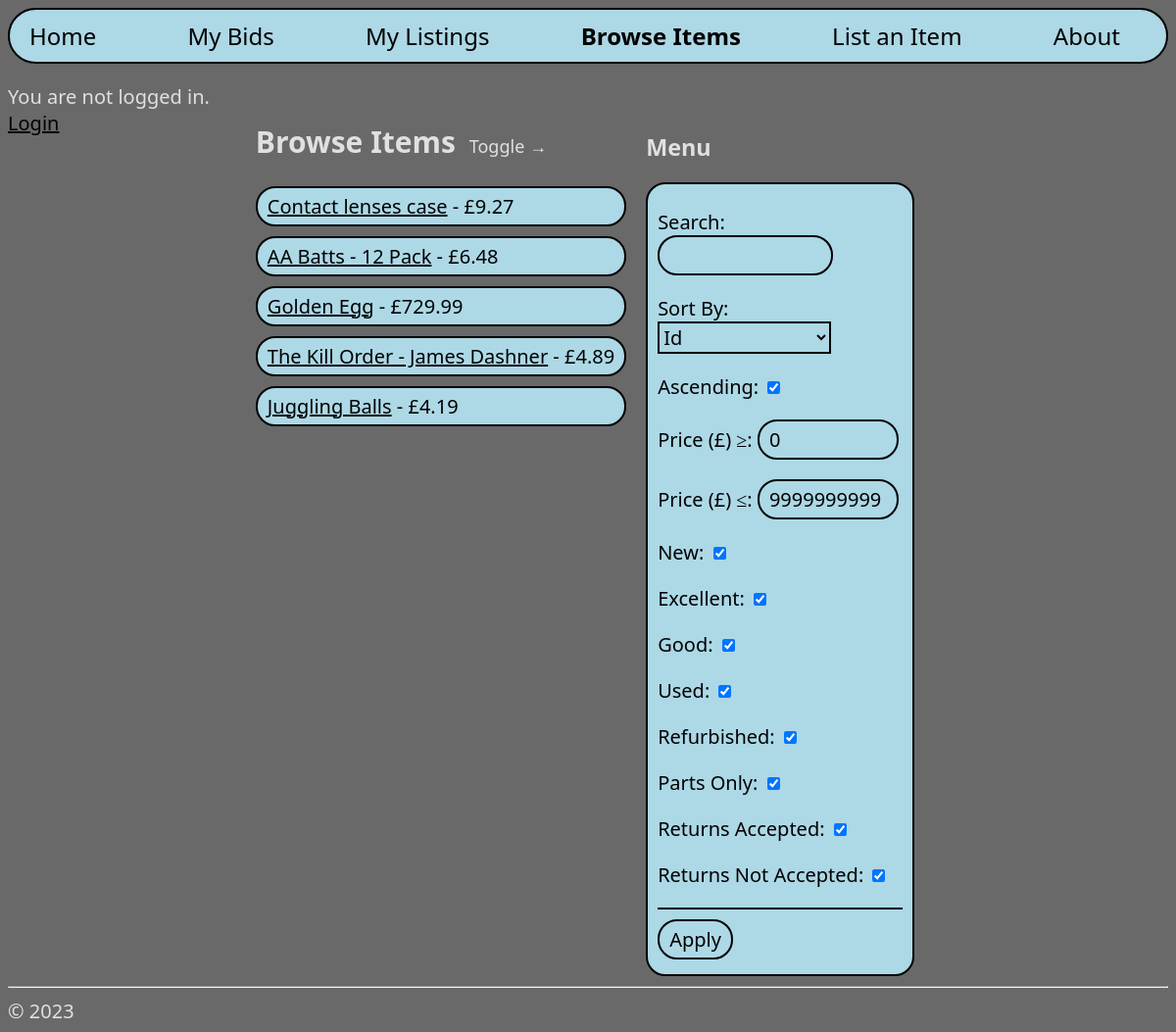
/browse/, run on an earlier commit of the app's database.
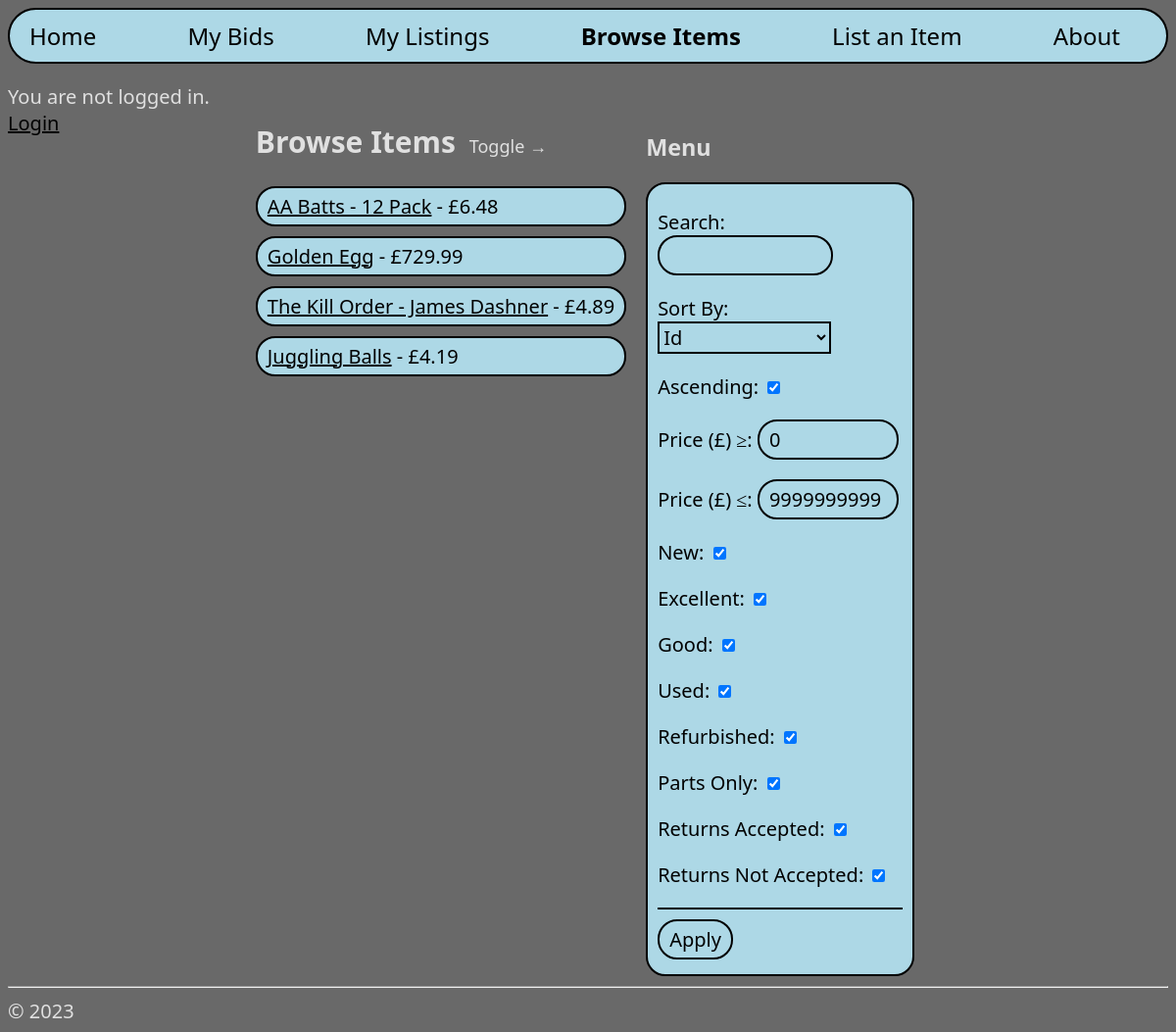
And on a later commit of the database.
### hello/models.py (models this page shows, shortened)
class Items(models.Model):
    name = models.CharField(max_length=50)
    price = models.DecimalField(decimal_places=2, max_digits=10)
    postageCost = models.DecimalField(decimal_places=2, max_digits=10)
    bidIncrement = models.DecimalField(decimal_places=2, max_digits=10)
    conditionChoices = [
        ("new", "New"),
        ("excellent", "Excellent"),
        ("good", "Good"),
        ("used", "Used"),
        ("refurbished", "Refurbished"),
        ("partsOnly", "Parts Only"),
    ]
    condition = models.CharField(max_length=20, choices=conditionChoices)
    endDateTime = models.DateTimeField()
    acceptReturns = models.BooleanField(default=False)
    description = models.TextField(max_length=1000)
    numBids = models.IntegerField(default=0)
    bidders = models.CharField(max_length=999999999, default='[]')
    sold = models.BooleanField(default=False)
    buyerId = models.ForeignKey(Accounts, to_field="id", on_delete=models.DO_NOTHING, related_name="bId", blank=True, null=True)
    sellerId = models.ForeignKey(Accounts, to_field="id", on_delete=models.DO_NOTHING, related_name="sId", blank=True, null=True)
    def getBidders(self):
        return json.loads(self.bidders)
    def setBidders(self, value):
        self.bidders = json.dumps(value)
    biddersProperty = property(getBidders, setBidders)

### hello/views.py (the view)
# urls.py: path("browse/", views.browse, name="browse"),
def browse(request):
    if request.method == "POST":
        browseForm = BrowseForm(request.POST)
        if browseForm.is_valid():
            items = Items.objects.all()
            itemsToDelete = items.filter(name="test")
            for item in itemsToDelete:
                item.delete()
            conditionsFilter = ["", "", "", "", "", ""]
            for i in range(6):
                if browseForm.cleaned_data[browseForm.conditions[i]] is True:
                    conditionsFilter[i] = browseForm.conditions[i]
            filteredItems = items.filter(Q(name__icontains=browseForm.cleaned_data["search"]) &
                                         Q(price__range=(browseForm.cleaned_data["lThan"], browseForm.cleaned_data["gThan"])) &
                                         (Q(condition = conditionsFilter[0]) | Q(condition = conditionsFilter[1]) | Q(condition = conditionsFilter[2]) |
                                          Q(condition = conditionsFilter[3]) | Q(condition = conditionsFilter[4]) | Q(condition = conditionsFilter[5])) &
                                          (Q(acceptReturns = (browseForm.cleaned_data["areReturnsAccepted"] == True)) |
                                           Q(acceptReturns = (browseForm.cleaned_data["areReturnsNotAccepted"] == False))))
            if browseForm.cleaned_data["ascending"] is True:
                sortedAndFilteredItems = filteredItems.order_by(browseForm.cleaned_data["sortBy"])
            else:
                sortedAndFilteredItems = filteredItems.order_by(f"-{browseForm.cleaned_data['sortBy']}")
            context = {
                "items": sortedAndFilteredItems,
                "browseForm": browseForm,
                "username": getUsernameBalance(request)[0],
                "balance": str(getUsernameBalance(request)[1]),
                }
            return render(request, "hello/browse.html", context)
    else:
        browseForm = BrowseForm()
        items = Items.objects.all()
        context = {
            "items": items.order_by("id"),
            "browseForm": browseForm,
            "username": getUsernameBalance(request)[0],
            "balance": str(getUsernameBalance(request)[1]),
            }
        return render(request, "hello/browse.html", context)

### hello/views.py (called while the page is built)
def getUsernameBalance(request):
    username = None
    balance = None
    if request.user.is_authenticated:
        username = request.user.username
        pK = request.user.pk
        balance = Accounts.objects.get(user__pk=pK).balance
    return (username, balance)

### hello/templates/hello/browse.html (shortened to what this page needs)
{% extends "hello/layout.html" %}
{% block loggedInAs %}
    {% if username %}
    <p style="color: rgb(224, 224, 224)">
        Logged in as {{username}}.
        <br>
        Balance: £{{balance}}
        <br>
        <a href="{% url 'logout' %}">Logout</a>
    </p>
    {% else %}
    <p style="color: rgb(224, 224, 224)">
        You are not logged in.
        <br>
        <a href="{% url 'login' %}">Login</a>
    </p>
    {% endif %}
{% endblock %}
{% block content %}
<div style="max-width: 800px; margin-top: -60px;">
  <h2>
    Browse Items <button id="collapse" style="color: rgb(224, 224, 224); background-color: dimgray; font-size: 18px; border: 0px;">Toggle →</button>
  </h2>
  {% for item in items %}
  <li class="borderli" style="max-width: 800px;">
    <a href="{% url 'itemDetail' pk=item.pk %}">{{item.name}}</a> - £{{item.price}}
  </li>
  {% empty %}
    <p style="color: rgb(224, 224, 224)">No items found.</p>
  {% endfor %}
</div>
<div id="sortAndFilterByMenu" class="rightContainer" style="width: 280px; margin-top: -60px;">
  <h3 style="margin: 35px 0px 20px 0px;">Menu</h3>
  <form method="POST" class="sortAndFilterByMenu">
    {{browseForm.as_p}}
    <hr color="black">
    <button type="submit" style="margin-bottom: 10px;">Apply</button>
  </form>
</div>
{% endblock %}

What changed in the data, as far as the page shows it:
removed Items: name "Contact lenses case", price "9.27"
